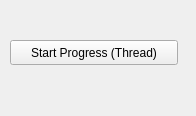
<?xml version="1.0" encoding="UTF-8"?>
<ui version="4.0">
 <class>MainWindow</class>
 <widget class="QMainWindow" name="MainWindow">
  <property name="geometry">
   <rect>
    <x>0</x>
    <y>0</y>
    <width>196</width>
    <height>116</height>
   </rect>
  </property>
  <property name="windowTitle">
   <string>MainWindow</string>
  </property>
  <widget class="QWidget" name="centralWidget">
   <widget class="QPushButton" name="cmdStart">
    <property name="geometry">
     <rect>
      <x>10</x>
      <y>40</y>
      <width>168</width>
      <height>25</height>
     </rect>
    </property>
    <property name="sizePolicy">
     <sizepolicy hsizetype="Minimum" vsizetype="Preferred">
      <horstretch>0</horstretch>
      <verstretch>0</verstretch>
     </sizepolicy>
    </property>
    <property name="minimumSize">
     <size>
      <width>0</width>
      <height>25</height>
     </size>
    </property>
    <property name="maximumSize">
     <size>
      <width>16777215</width>
      <height>25</height>
     </size>
    </property>
    <property name="text">
     <string>Start Progress (Thread)</string>
    </property>
   </widget>
  </widget>
 </widget>
 <layoutdefault spacing="6" margin="11"/>
 <resources/>
 <connections/>
</ui>
